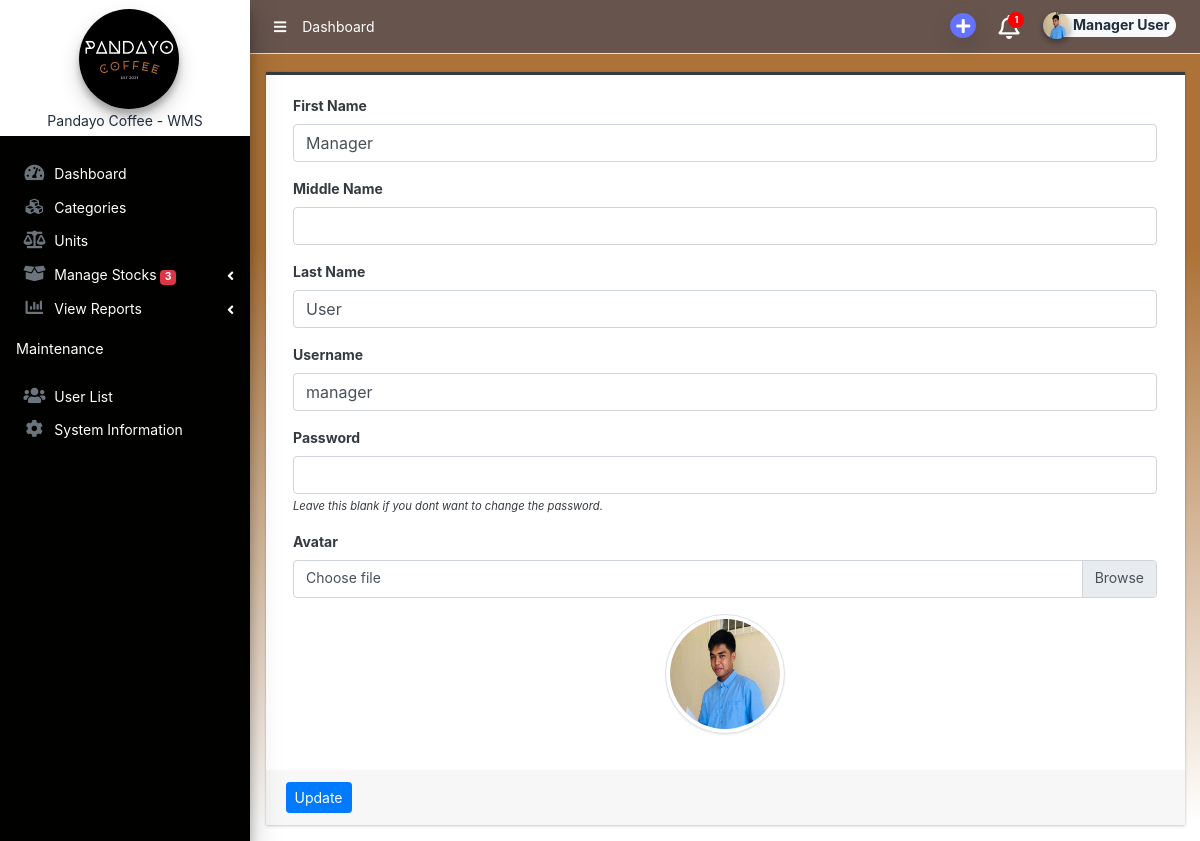
Page /admin/?page=user (signed in) on the committed database.
### tables this page shows
CREATE TABLE `users_list` (
  `id` int(50) NOT NULL,
  `firstname` varchar(250) NOT NULL,
  `middlename` text DEFAULT NULL,
  `lastname` varchar(250) NOT NULL,
  `username` text NOT NULL,
  `password` text NOT NULL,
  `avatar` text DEFAULT NULL,
  `last_login` datetime DEFAULT NULL,
  `type` tinyint(1) NOT NULL DEFAULT 0,
  `date_added` datetime NOT NULL DEFAULT current_timestamp(),
  `date_updated` datetime DEFAULT current_timestamp() ON UPDATE current_timestamp()
);

### classes/DBConnection.php (called while the page is built, shortened)
<?php
class DBConnection{
    private $host = DB_SERVER;
    private $username = DB_USERNAME;
    private $password = DB_PASSWORD;
    private $database = DB_NAME;
    public $conn;
    public function __construct(){
        if (!isset($this->conn)) {
            $this->conn = new mysqli($this->host, $this->username, $this->password, $this->database);
        }
    }
}
?>

### classes/SystemSettings.php (called while the page is built, shortened)
<?php
class SystemSettings extends DBConnection{
	function userdata($field = ''){
		if(!empty($field)){
			if(isset($_SESSION['userdata'][$field]))
				return $_SESSION['userdata'][$field];
			else
				return null;
		}else{
			return false;
		}
	}
}
$_settings = new SystemSettings();
?>

### config.php (called while the page is built, shortened)
<?php
require_once('classes/DBConnection.php');
require_once('classes/SystemSettings.php');
function validate_image($file){
    global $_settings;
	if(!empty($file)){
        $ex = explode("?",$file);
        $file = $ex[0];
        $ts = isset($ex[1]) ? "?".$ex[1] : '';
		if(is_file(base_app.$file)){
			return base_url.$file.$ts;
		}else{
			return base_url.($_settings->info('logo'));
		}
	}else{
		return base_url.($_settings->info('logo'));
	}
}
?>

### admin/user/index.php (the view, shortened to what this page needs)
<?php
	$user = $conn->query("SELECT * FROM users_list where id ='".$_settings->userdata('id')."'");
		foreach($user->fetch_array() as $k =>$v){
			$meta[$k] = $v;
		}
	?>
<div class="card card-outline rounded-0 card-dark">
	<div class="card-body">
		<div class="container-fluid">
			<form action="" id="manage-user">
				<div class="form-group">
					<label for="name">First Name</label>
					<input type="text" name="firstname" id="firstname" class="form-control" value="<?php echo isset($meta['firstname']) ? $meta['firstname']: '' ?>" required>
				</div>
				<div class="form-group">
					<label for="name">Middle Name</label>
					<input type="text" name="middlename" id="middlename" class="form-control" value="<?php echo isset($meta['middlename']) ? $meta['middlename']: '' ?>">
				</div>
				<div class="form-group">
					<label for="name">Last Name</label>
					<input type="text" name="lastname" id="lastname" class="form-control" value="<?php echo isset($meta['lastname']) ? $meta['lastname']: '' ?>" required>
				</div>
				<div class="form-group">
					<label for="username">Username</label>
					<input type="text" name="username" id="username" class="form-control" value="<?php echo isset($meta['username']) ? $meta['username']: '' ?>" required  autocomplete="off">
				</div>
				<div class="form-group">
					<label for="password">Password</label>
					<input type="password" name="password" id="password" class="form-control" value="" autocomplete="off">
					<small><i>Leave this blank if you dont want to change the password.</i></small>
				</div>
				<div class="form-group">
					<label for="" class="control-label">Avatar</label>
					<div class="custom-file">
		              <label class="custom-file-label" for="customFile">Choose file</label>
		            </div>
				</div>
				<div class="form-group d-flex justify-content-center">
					<img src="<?php echo validate_image(isset($meta['avatar']) ? $meta['avatar'] :'') ?>" alt="" id="cimg" class="img-fluid img-thumbnail">
				</div>
			</form>
		</div>
	</div>
	<div class="card-footer">
		<div class="col-md-12">
			<div class="row">
				<button class="btn btn-sm btn-primary" form="manage-user">Update</button>
			</div>
		</div>
	</div>
</div>

### admin/user/index.php (style rules this page uses)
img#cimg { height: 15vh; width: 15vh; object-fit: cover; border-radius: 100% 100%; }

### rows in the picture
users_list: firstname "Manager", lastname "User", username "manager", avatar (picture)

### other values in the picture
$pageTitle "Dashboard"
$dropdown_count "1"
$_settings->userdata('firstname').' '.$_settings->userdata('lastname') "Manager User"
$_settings->info('short_name') "Pandayo Coffee - WMS"
$count "3"
